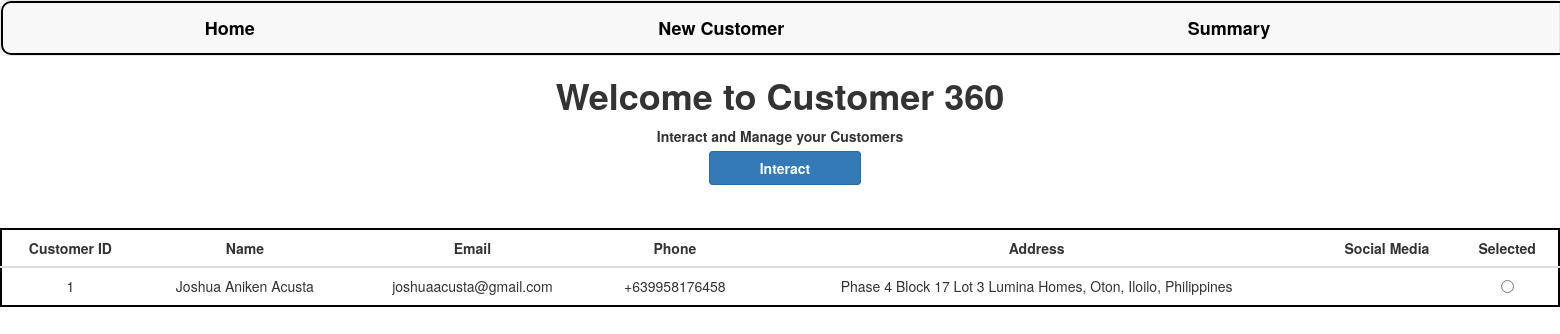
The page / on the database its author committed.
### customer360/models.py (models this page shows, shortened)
class Customer(models.Model):
    id = models.AutoField(primary_key=True)
    name = models.CharField(max_length=100)
    email = models.EmailField(max_length=100)
    phone = models.CharField(max_length=20)
    address = models.CharField(max_length=200)
    social_media = models.CharField(max_length=100, blank=True)

### customer360/views.py (the view)
# urls.py: path('', views.index, name='index'),
def index(request): # Home
    customers = Customer.objects.all()
    context = { "customers": customers }
    return render(request, "index.html", context=context)

### customer360/templates/index.html (shortened to what this page needs)
{% extends 'base.html' %}
{% load static %}
{% block content %}
<html>
    <head>
    </head>
    <body>
        <h1>Welcome to Customer 360</h1>
        <p>Interact and Manage your Customers</p>
        <a class="btn btn-primary" style="font-weight:bold; display:inline" onclick="set_customer()">Interact</a>
        <table class="table">
            <thead>
                <tr>
                    <th>Customer ID</th>
                    <th>Name</th>
                    <th>Email</th>
                    <th>Phone</th>
                    <th>Address</th>
                    <th>Social Media</th>
                    <th>Selected</th>
                </tr>
            </thead>
            <tbody>
                {% for customer in customers %}
                    <tr>
                        <td>{{ customer.id }}</td>
                        <td>{{ customer.name }}</td>
                        <td>{{ customer.email }}</td>
                        <td>{{ customer.phone }}</td>
                        <td>{{ customer.address }}</td>
                        <td>{{ customer.social_media }}</td>
                        <td>
                            <input type="radio" name="selected_customers" value="{{ customer.id }}">
                        </td>
                    </tr>
                {% endfor %}
            </tbody>
        </table>
    </body>
</html>
{% endblock content %}

### static/css/main.css (style rules this page uses)
body { text-align: center; margin: auto; }
h1,p { font-weight: bold; }
table { margin: auto; border: 2px solid #000000; margin-top: 50px; border-radius: 15px; background-color: white; text-align: center; }
th { text-align: center; }
.btn { display: flex; margin-top: 10px; margin-bottom: 10px; padding-left: 50px; padding-right: 50px; text-align: left; margin-left: 10px; }

### rows shown on the page
Customer: id "1", name "Joshua Aniken Acusta", email "joshuaacusta@gmail.com", phone "+639958176458", address "Phase 4 Block 17 Lot 3 Lumina Homes, Oton, Iloilo, Philippines"
